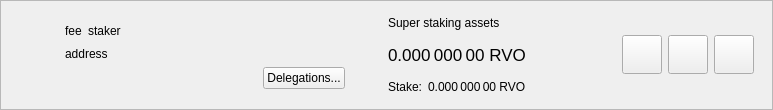
<?xml version="1.0" encoding="UTF-8"?>
<ui version="4.0">
 <class>SuperStakerItemWidget</class>
 <widget class="QWidget" name="SuperStakerItemWidget">
  <property name="geometry">
   <rect>
    <x>0</x>
    <y>0</y>
    <width>773</width>
    <height>110</height>
   </rect>
  </property>
  <property name="sizePolicy">
   <sizepolicy hsizetype="Preferred" vsizetype="Maximum">
    <horstretch>0</horstretch>
    <verstretch>0</verstretch>
   </sizepolicy>
  </property>
  <property name="windowTitle">
   <string>Form</string>
  </property>
  <layout class="QVBoxLayout" name="verticalLayout_2">
   <property name="spacing">
    <number>0</number>
   </property>
   <property name="leftMargin">
    <number>0</number>
   </property>
   <property name="topMargin">
    <number>0</number>
   </property>
   <property name="rightMargin">
    <number>0</number>
   </property>
   <property name="bottomMargin">
    <number>0</number>
   </property>
   <item>
    <widget class="QFrame" name="superStakerItemFrame">
     <property name="frameShape">
      <enum>QFrame::StyledPanel</enum>
     </property>
     <property name="frameShadow">
      <enum>QFrame::Raised</enum>
     </property>
     <layout class="QHBoxLayout" name="horizontalLayout">
      <property name="topMargin">
       <number>0</number>
      </property>
      <property name="bottomMargin">
       <number>0</number>
      </property>
      <item>
       <widget class="QLabel" name="superStakerLogo">
        <property name="sizePolicy">
         <sizepolicy hsizetype="Fixed" vsizetype="Fixed">
          <horstretch>0</horstretch>
          <verstretch>0</verstretch>
         </sizepolicy>
        </property>
        <property name="minimumSize">
         <size>
          <width>40</width>
          <height>40</height>
         </size>
        </property>
        <property name="alignment">
         <set>Qt::AlignCenter</set>
        </property>
       </widget>
      </item>
      <item>
       <widget class="QStackedWidget" name="stackedWidget">
        <property name="currentIndex">
         <number>0</number>
        </property>
        <widget class="QWidget" name="page">
         <layout class="QHBoxLayout" name="horizontalLayout_4">
          <item>
           <layout class="QHBoxLayout" name="horizontalLayout_3">
            <item>
             <layout class="QVBoxLayout" name="verticalLayout">
              <property name="rightMargin">
               <number>15</number>
              </property>
              <item>
               <spacer name="verticalSpacer_2">
                <property name="orientation">
                 <enum>Qt::Vertical</enum>
                </property>
                <property name="sizeHint" stdset="0">
                 <size>
                  <width>20</width>
                  <height>0</height>
                 </size>
                </property>
               </spacer>
              </item>
              <item alignment="Qt::AlignLeft">
               <widget class="QWidget" name="widgetSuperStaker" native="true">
                <property name="minimumSize">
                 <size>
                  <width>280</width>
                  <height>0</height>
                 </size>
                </property>
                <layout class="QHBoxLayout" name="horizontalLayout_2" stretch="0,0,1">
                 <property name="leftMargin">
                  <number>0</number>
                 </property>
                 <property name="topMargin">
                  <number>0</number>
                 </property>
                 <property name="rightMargin">
                  <number>0</number>
                 </property>
                 <property name="bottomMargin">
                  <number>0</number>
                 </property>
                 <item alignment="Qt::AlignLeft">
                  <widget class="QLabel" name="labelFee">
                   <property name="text">
                    <string>fee</string>
                   </property>
                   <property name="textInteractionFlags">
                    <set>Qt::LinksAccessibleByMouse|Qt::TextSelectableByMouse</set>
                   </property>
                  </widget>
                 </item>
                 <item alignment="Qt::AlignLeft">
                  <widget class="QLabel" name="labelStaker">
                   <property name="text">
                    <string>staker</string>
                   </property>
                   <property name="textInteractionFlags">
                    <set>Qt::LinksAccessibleByMouse|Qt::TextSelectableByMouse</set>
                   </property>
                  </widget>
                 </item>
                 <item>
                  <spacer name="horizontalSpacer">
                   <property name="orientation">
                    <enum>Qt::Horizontal</enum>
                   </property>
                   <property name="sizeType">
                    <enum>QSizePolicy::Minimum</enum>
                   </property>
                   <property name="sizeHint" stdset="0">
                    <size>
                     <width>0</width>
                     <height>20</height>
                    </size>
                   </property>
                  </spacer>
                 </item>
                </layout>
               </widget>
              </item>
              <item>
               <widget class="QLabel" name="labelAddress">
                <property name="text">
                 <string>address</string>
                </property>
                <property name="textInteractionFlags">
                 <set>Qt::LinksAccessibleByMouse|Qt::TextSelectableByMouse</set>
                </property>
               </widget>
              </item>
              <item alignment="Qt::AlignRight">
               <widget class="QPushButton" name="buttonDelegations">
                <property name="text">
                 <string>Delegations...</string>
                </property>
               </widget>
              </item>
              <item>
               <spacer name="verticalSpacer">
                <property name="orientation">
                 <enum>Qt::Vertical</enum>
                </property>
                <property name="sizeHint" stdset="0">
                 <size>
                  <width>20</width>
                  <height>0</height>
                 </size>
                </property>
               </spacer>
              </item>
             </layout>
            </item>
            <item>
             <widget class="QWidget" name="vLineAssets" native="true">
              <property name="sizePolicy">
               <sizepolicy hsizetype="Preferred" vsizetype="Preferred">
                <horstretch>0</horstretch>
                <verstretch>0</verstretch>
               </sizepolicy>
              </property>
              <property name="minimumSize">
               <size>
                <width>1</width>
                <height>0</height>
               </size>
              </property>
             </widget>
            </item>
            <item>
             <widget class="QWidget" name="widgetStakingAssets" native="true">
              <property name="sizePolicy">
               <sizepolicy hsizetype="Minimum" vsizetype="Preferred">
                <horstretch>0</horstretch>
                <verstretch>0</verstretch>
               </sizepolicy>
              </property>
              <layout class="QVBoxLayout" name="verticalLayout_3">
               <property name="leftMargin">
                <number>15</number>
               </property>
               <property name="topMargin">
                <number>0</number>
               </property>
               <property name="rightMargin">
                <number>15</number>
               </property>
               <property name="bottomMargin">
                <number>0</number>
               </property>
               <item>
                <widget class="QLabel" name="labelAssetsText">
                 <property name="text">
                  <string>Super staking assets</string>
                 </property>
                 <property name="alignment">
                  <set>Qt::AlignLeading|Qt::AlignLeft|Qt::AlignVCenter</set>
                 </property>
                </widget>
               </item>
               <item>
                <widget class="QLabel" name="labelAssets">
                 <property name="font">
                  <font>
                   <pointsize>13</pointsize>
                  </font>
                 </property>
                 <property name="cursor">
                  <cursorShape>IBeamCursor</cursorShape>
                 </property>
                 <property name="toolTip">
                  <string>Your current spendable balance</string>
                 </property>
                 <property name="text">
                  <string notr="true">0.000 000 00 RVO</string>
                 </property>
                 <property name="alignment">
                  <set>Qt::AlignLeading|Qt::AlignLeft|Qt::AlignVCenter</set>
                 </property>
                 <property name="textInteractionFlags">
                  <set>Qt::LinksAccessibleByMouse|Qt::TextSelectableByMouse</set>
                 </property>
                </widget>
               </item>
               <item>
                <layout class="QHBoxLayout" name="horizontalLayout_6">
                 <property name="spacing">
                  <number>6</number>
                 </property>
                 <item>
                  <widget class="QLabel" name="labelStakeText">
                   <property name="sizePolicy">
                    <sizepolicy hsizetype="Maximum" vsizetype="Preferred">
                     <horstretch>0</horstretch>
                     <verstretch>0</verstretch>
                    </sizepolicy>
                   </property>
                   <property name="text">
                    <string>Stake:</string>
                   </property>
                   <property name="alignment">
                    <set>Qt::AlignLeading|Qt::AlignLeft|Qt::AlignVCenter</set>
                   </property>
                  </widget>
                 </item>
                 <item>
                  <widget class="QLabel" name="labelStake">
                   <property name="text">
                    <string>0.000 000 00 RVO</string>
                   </property>
                   <property name="alignment">
                    <set>Qt::AlignLeading|Qt::AlignLeft|Qt::AlignVCenter</set>
                   </property>
                   <property name="textInteractionFlags">
                    <set>Qt::LinksAccessibleByMouse|Qt::TextSelectableByMouse</set>
                   </property>
                  </widget>
                 </item>
                 <item>
                  <spacer name="horizontalSpacer_4">
                   <property name="orientation">
                    <enum>Qt::Horizontal</enum>
                   </property>
                   <property name="sizeType">
                    <enum>QSizePolicy::Minimum</enum>
                   </property>
                   <property name="sizeHint" stdset="0">
                    <size>
                     <width>0</width>
                     <height>0</height>
                    </size>
                   </property>
                  </spacer>
                 </item>
                </layout>
               </item>
              </layout>
             </widget>
            </item>
            <item>
             <spacer name="horizontalSpacer_2">
              <property name="orientation">
               <enum>Qt::Horizontal</enum>
              </property>
              <property name="sizeHint" stdset="0">
               <size>
                <width>0</width>
                <height>20</height>
               </size>
              </property>
             </spacer>
            </item>
            <item>
             <widget class="QToolButton" name="buttonConfig">
              <property name="text">
               <string/>
              </property>
              <property name="iconSize">
               <size>
                <width>32</width>
                <height>32</height>
               </size>
              </property>
             </widget>
            </item>
            <item>
             <widget class="QToolButton" name="buttonSplit">
              <property name="text">
               <string/>
              </property>
              <property name="iconSize">
               <size>
                <width>32</width>
                <height>32</height>
               </size>
              </property>
             </widget>
            </item>
            <item>
             <widget class="QToolButton" name="buttonRemove">
              <property name="text">
               <string/>
              </property>
              <property name="iconSize">
               <size>
                <width>32</width>
                <height>32</height>
               </size>
              </property>
             </widget>
            </item>
           </layout>
          </item>
         </layout>
        </widget>
        <widget class="QWidget" name="page_2">
         <layout class="QHBoxLayout" name="horizontalLayout_5">
          <item>
           <widget class="QLabel" name="labelNewSuperStaker">
            <property name="text">
             <string>Add new super stakers</string>
            </property>
           </widget>
          </item>
          <item>
           <spacer name="horizontalSpacer_3">
            <property name="orientation">
             <enum>Qt::Horizontal</enum>
            </property>
            <property name="sizeHint" stdset="0">
             <size>
              <width>408</width>
              <height>20</height>
             </size>
            </property>
           </spacer>
          </item>
          <item>
           <widget class="QToolButton" name="buttonRestore">
            <property name="text">
             <string/>
            </property>
            <property name="iconSize">
             <size>
              <width>32</width>
              <height>32</height>
             </size>
            </property>
           </widget>
          </item>
          <item>
           <widget class="QToolButton" name="buttonAdd">
            <property name="text">
             <string/>
            </property>
            <property name="iconSize">
             <size>
              <width>32</width>
              <height>32</height>
             </size>
            </property>
           </widget>
          </item>
         </layout>
        </widget>
       </widget>
      </item>
     </layout>
    </widget>
   </item>
  </layout>
 </widget>
 <resources/>
 <connections/>
</ui>
